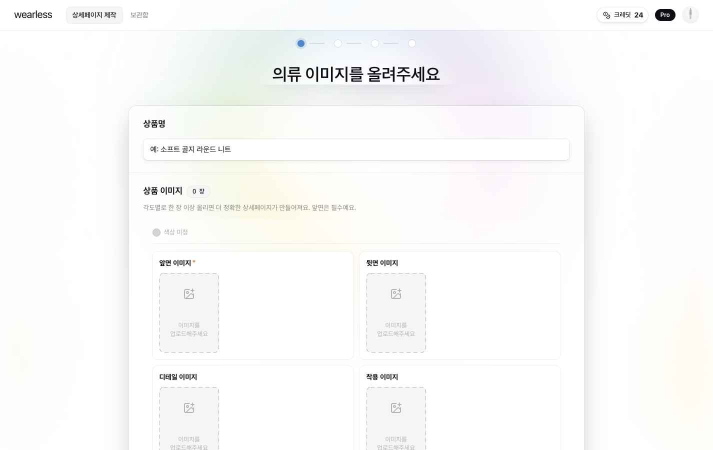
#> input picture handoff/screens/01_input.png, 1425 x 900 px (shown at 1/2 size)
$ python -i fm_watermark.py   (imports and definitions only)
#> lines starting #> are read from the running program, lines starting #| are printed output that depends on the picture
"""FaceMarket 배포본 비가시 워터마크 — 추적 층(2026-09-26).

무엇: 셀러가 내려받는 배포본(긴 PNG·블록 PNG·ZIP 속 PNG) 픽셀에 짧은 배포 코드(32비트)를
눈에 안 보이게 페이지 전체에 반복해서 박는다. 쇼핑몰에서 발견한 이미지 한 조각(세로 약
800~1200px)만 있어도 코드를 읽어 "어느 배포본 → 셀러·모델·라이선스"를 찾는다. 셀러에게
스토어 주소 등록을 요구하지 않는 게 이 층의 전제다(오너 2026-09-26).

왜 라이브러리가 아니라 직접 구현인가(2026-09-26 실측):
  - invisible-watermark 0.2.0(MIT): dwtDct 만 써도 패키지 import 가 torch 를 끌어온다. 요구
    목록에 torch·onnxruntime·opencv-python(비 headless)이 있다 — 비 headless 는 우리
    opencv-contrib-python-headless 와 같은 `cv2` 자리를 덮어쓰고, python:3.12-slim 에는 libGL 도
    없다. 게다가 dwtDct 는 비트 위상이 래스터 위치에 묶여 있어 합성 상세페이지 실측에서
    1000px 조각 0/10 · 860폭 축소 0/10 · JPEG85 0/10 — "조각 단독 판독" 요구를 못 맞춘다.
  - blind-watermark 0.4.4(MIT): opencv-python(비 headless) 의존 — 같은 cv2 충돌.
  그래서 새 의존성 없이(numpy + 이미 prod 이미지에 있는 opencv-contrib-python-headless) 고전
  기법인 주기 타일 확산 스펙트럼(Kutter 1998 자기참조 타일 + Cox 1997 확산 스펙트럼)을 쓴다.

방식:
  1. 기준 좌표 = 폭 860(쇼핑몰 상세 기준 폭). 배포본(보통 2000폭)은 이 좌표로 패턴을 샘플링해
     밝기에 더한다 — R·G·B 에 같은 값을 더하면 색차는 그대로고 밝기(Y)만 움직인다.
  2. 126×126 타일(3×3 칩 42×42개)을 페이지 전체에 반복한다. 칩 25%는 동기(부호 고정), 75%는
     48비트(코드 32 + CRC-16)를 나눠 싣는다. 부호·배치는 SHA-256 스트림에서 나온다 — numpy
     난수는 버전 간 재현이 보장되지 않아, 업그레이드 한 번에 이미 나간 파일을 못 읽게 된다.
  3. 세기는 지각 마스크 — 평탄한 곳(흰 배경) ±1 레벨, 질감 있는 곳(사진) 최대 ±3 레벨.
  4. 판독: 폭을 860으로 맞춤 → 고역 잔차 국소 정규화 → 타일 주기로 접어(fold) 합산 →
     동기 템플릿과 FFT 순환상관으로 타일 위상(dy, dx) 탐색 → 비트 복원 → CRC 확인.
     그래서 페이지 어느 높이에서 잘라도 조각이 스스로 위상을 찾는다.

한계: 가로로 잘리거나 여백이 붙어 폭 기준이 바뀌면(배율 불일치) 못 읽는다 — 관리자 화면이
"이미지 영역만, 전체 폭으로" 올리라고 안내한다. 좌우반전·회전·강한 필터도 대상 밖이다.

🔴 레이아웃(_SEED·TILE·CHIP·NBITS·_SYNC_CHIPS)을 바꾸면 이미 나간 파일을 못 읽는다. 바꿔야 하면
   VERSION 을 올리고 판독기가 옛 버전도 시도하게 한다. tests/test_fm_watermark.py 의 골든
   해시가 무심코 바꾸는 걸 먼저 막는다.

동기 함수만 노출한다. 호출부가 asyncio.to_thread 로 감싼다(2026-08-26 이벤트루프 동결).
"""

from __future__ import annotations

import hashlib
import secrets
from dataclasses import dataclass, field

import cv2
import numpy as np
from PIL import Image

VERSION = 1
CANON_W = 860            # 판독·패턴 좌표계의 폭(쇼핑몰 상세 기준 폭)
TILE = 126               # 기준 좌표에서의 타일 한 변(px)
CHIP = 3                 # 칩 한 변(px) — 640폭 축소·JPEG50 을 견디는 가장 작은 크기(실측)
NCHIP = TILE // CHIP     # 42
CODE_BITS = 32
NBITS = CODE_BITS + 16   # 코드 + CRC-16
_SYNC_CHIPS = (NCHIP * NCHIP) // 4
_SEED = b"wearless/facemarket/watermark/v1"

ALPHA_FLAT = 1.0         # 평탄 영역 세기(8비트 레벨). 흰 배경에서 255→254 수준
ALPHA_TEXTURE = 3.0      # 질감 영역 최대 세기
_ACTIVITY_REF = 12.0     # 국소 표준편차가 이 값 이상이면 질감으로 본다
_BAND_ROWS = 1024        # 풀해상도 처리 띠 높이 — 2000×30000 에서도 메모리를 띠 단위로 묶는다

MAX_PIXELS = 80_000_000  # 2000×30000(에디터 한계 60M px) 여유. 그 이상은 거부
READ_STRIP = 1000        # 판독 창 높이(기준 좌표). 전체 이미지 창과 함께 시도한다
READ_STEP = 500
_PEAKS = 4
#: 동기 상관 피크의 z 점수 하한. 실측(2026-09-26, 합성 상세페이지 800~1200px 조각 60개):
#: 워터마크 없는 조각 최대 5.5(p90 4.6), 박힌 조각은 JPEG40@640·WebP80@640 에서도 최소 7.4
#: (p10 10.3). 진짜 판별은 CRC-16(우연 통과 2^-16)이 하고, 이 하한은 헛시도를 줄이는 1차 거름이다.
MIN_SYNC_Z = 5.0


def _stream(label: bytes, n: int) -> bytes:
#> called with n = 1764
    out = bytearray()
    counter = 0
    while len(out) < n:
        out += hashlib.sha256(_SEED + b"/" + label + counter.to_bytes(4, "big")).digest()
        counter += 1
    return bytes(out[:n])


def _build_layout():
    n = NCHIP * NCHIP
    signs = np.where(np.frombuffer(_stream(b"signs", n), dtype=np.uint8) & 1, 1.0, -1.0)
    signs = signs.astype(np.float32).reshape(NCHIP, NCHIP)
    raw = np.frombuffer(_stream(b"perm", 4 * n), dtype=">u4")
    perm = list(range(n))
    for i in range(n - 1, 0, -1):          # Fisher–Yates, 결정적
        j = int(raw[i]) % (i + 1)
        perm[i], perm[j] = perm[j], perm[i]
    perm = np.array(perm, dtype=np.int64)
    sync_idx = perm[:_SYNC_CHIPS]
    pay_idx = perm[_SYNC_CHIPS:]
    pay_bit = np.arange(len(pay_idx), dtype=np.int64) % NBITS
    whiten = (np.frombuffer(_stream(b"whiten", NBITS), dtype=np.uint8) & 1).astype(np.int64)
#> further down, picture is the input picture: PIL image 1425x900 RGB; mean R, G, B 249.6, 249.6, 249.1
    sync = np.zeros(n, dtype=np.float32)
    sync[sync_idx] = 1.0
    sync_tile = np.kron(sync.reshape(NCHIP, NCHIP) * signs, np.ones((CHIP, CHIP), np.float32))
    return {
        "signs": signs, "sync_idx": sync_idx, "pay_idx": pay_idx, "pay_bit": pay_bit,
        "whiten": whiten, "sync_fft_conj": np.conj(np.fft.fft2(sync_tile)),
    }


_L = _build_layout()


# [50 lines left out: functions layout_fingerprint, crc16, new_code, _code_bits, _bits_code, _tile_pattern, not called in this run]


def _luma(rgb: np.ndarray) -> np.ndarray:
    rgb = rgb.astype(np.float32)
    return rgb[..., 0] * 0.299 + rgb[..., 1] * 0.587 + rgb[..., 2] * 0.114


# [45 lines left out: functions _alpha_mask, embed_array, not called in this run]


def check_size(img: Image.Image) -> None:
    if img.width <= 0 or img.height <= 0 or img.width * img.height > MAX_PIXELS:
        raise ValueError("image too large")


# [14 lines left out: function embed_image, not called in this run]


# ── 판독 ─────────────────────────────────────────────────────────────────────


@dataclass
class WatermarkRead:
    code: int | None = None          # 표를 가장 많이 받은 코드(CRC·동기 z 통과분만)
    votes: int = 0
    windows: int = 0                 # 시도한 창 수
    best_z: float = 0.0
    codes: dict[int, int] = field(default_factory=dict)


def canonical_luma(img: Image.Image) -> np.ndarray:
    """알파는 흰 바탕에 합성(쇼핑몰 표시와 같다) → 밝기 → 폭 860."""
    check_size(img)
    if img.mode in ("RGBA", "LA", "P"):
        rgba = img.convert("RGBA")
        base = Image.new("RGB", rgba.size, (255, 255, 255))
        base.paste(rgba, mask=rgba.getchannel("A"))
        img = base
    y = _luma(np.asarray(img.convert("RGB")))
    H, W = y.shape
#> H = 900; W = 1425
    h = max(1, int(round(H * CANON_W / W)))
#> h = 543
    interp = cv2.INTER_AREA if W > CANON_W else cv2.INTER_CUBIC
#> interp = 3
    return cv2.resize(y, (CANON_W, h), interpolation=interp)
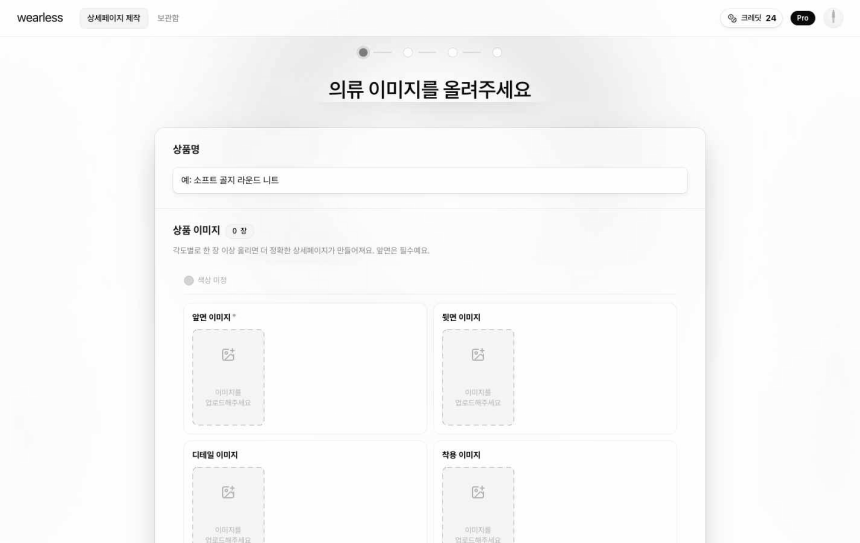
#> returned value: shape (543, 860) float32; min 3.91, max 255, mean 249.6; drawn with min black and max white


def _residuals(y: np.ndarray):
    """고역 잔차 두 가지 — 국소 정규화(기본)와 진폭 클립(대안). 앞의 것으로 못 읽을 때만 뒤를 쓴다."""
    r = y - cv2.GaussianBlur(y, (0, 0), 1.5)
    yield np.clip(r / np.sqrt(cv2.blur(r * r, (15, 15)) + 1.0), -3.0, 3.0)
    yield np.clip(r, -4.0, 4.0)


def _fold(r: np.ndarray) -> np.ndarray:
    h, w = r.shape
    hp, wp = -(-h // TILE) * TILE, -(-w // TILE) * TILE
    pad = np.zeros((hp, wp), np.float32)
    cnt = np.zeros((hp, wp), np.float32)
    pad[:h, :w] = r
    cnt[:h, :w] = 1.0
    F = pad.reshape(hp // TILE, TILE, wp // TILE, TILE).sum(axis=(0, 2))
    N = cnt.reshape(hp // TILE, TILE, wp // TILE, TILE).sum(axis=(0, 2))
    return F / np.maximum(N, 1.0)


def _decode_fold(F: np.ndarray) -> tuple[int | None, float]:
    """접힌 타일 → (CRC 통과 코드 | None, 최고 동기 z)."""
    C = np.real(np.fft.ifft2(np.fft.fft2(F) * _L["sync_fft_conj"]))
    flat = C.ravel()
    mean, std = float(flat.mean()), float(flat.std()) + 1e-12
    order = np.argsort(flat)[::-1]
    tried: list[tuple[int, int]] = []
    best_z = (float(flat[order[0]]) - mean) / std
    for idx in order[:64]:
        dy, dx = divmod(int(idx), TILE)
        if any(min((dy - a) % TILE, (a - dy) % TILE) < 2
               and min((dx - b) % TILE, (b - dx) % TILE) < 2 for a, b in tried):
            continue
        tried.append((dy, dx))
        z = (float(flat[idx]) - mean) / std
        if z < MIN_SYNC_Z:
            break
        A = np.roll(F, (-dy, -dx), axis=(0, 1))
        chips = A.reshape(NCHIP, CHIP, NCHIP, CHIP).sum(axis=(1, 3)) * _L["signs"]
        soft = np.bincount(_L["pay_bit"], weights=chips.ravel()[_L["pay_idx"]], minlength=NBITS)
        code, ok = _bits_code((soft > 0).astype(np.int64))
        if ok:
            return code, best_z
        if len(tried) >= _PEAKS:
            break
    return None, best_z


def _windows(h: int) -> list[tuple[int, int]]:
    out = [(0, h)]
    if h > READ_STRIP * 1.2:
        for y0 in range(0, h - READ_STRIP + 1, READ_STEP):
            out.append((y0, y0 + READ_STRIP))
        if out[-1][1] < h:
            out.append((h - READ_STRIP, h))
    return out


def read_luma(y: np.ndarray) -> WatermarkRead:
    result = WatermarkRead()
    wins = _windows(y.shape[0])
#> wins = [(0, 543)]
    for r in _residuals(y):
        for a, b in wins:
            code, z = _decode_fold(_fold(r[a:b]))
            result.windows += 1
            result.best_z = max(result.best_z, z)
            if code is not None:
                result.codes[code] = result.codes.get(code, 0) + 1
        if result.codes:
            break
#> this loop made 2 passes
#> pass 1, in _fold, `F = pad.reshape(hp // TILE, TILE, wp // TILE, TILE).sum(axis=(0, 2))`:
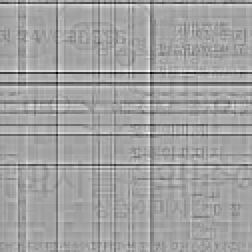
#> F: shape (126, 126) float32 (shown 2 times larger); min -32.11, max 18.58, mean 0.147; drawn with min black and max white
#> pass 1, in _fold, `N = cnt.reshape(hp // TILE, TILE, wp // TILE, TILE).sum(axis=(0, 2))`:
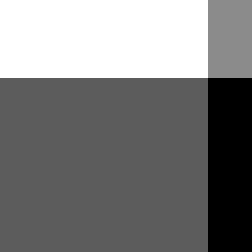
#> N: shape (126, 126) float32 (shown 2 times larger); min 24, max 35, mean 29.4; drawn with min black and max white
#> pass 1, in _decode_fold, `C = np.real(np.fft.ifft2(np.fft.fft2(F) * _L["sync_fft_conj"]))`:
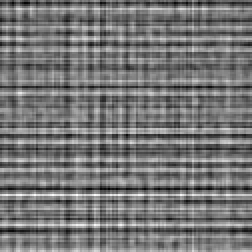
#> C: shape (126, 126) float64 (shown 2 times larger); min -46.54, max 52.8, mean -0.3; drawn with min black and max white
#> pass 2, in _fold (call 2), `F = pad.reshape(hp // TILE, TILE, wp // TILE, TILE).sum(axis=(0, 2))`:
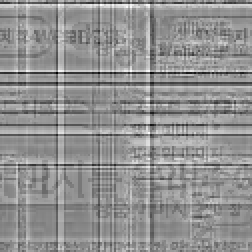
#> F: shape (126, 126) float32 (shown 2 times larger); min -42.99, max 39.32, mean 4; drawn with min black and max white
#> after the loop, result.codes = 0 items; result.windows = 2
    if result.codes:
        result.code, result.votes = max(result.codes.items(), key=lambda kv: kv[1])
    return result


def read_image(img: Image.Image) -> WatermarkRead:
    return read_luma(canonical_luma(img))

>>> from PIL import Image
>>> picture = Image.open('../../../handoff/screens/01_input.png')
>>> result = read_image(picture)

$ run again, on handoff/screens/02_analysis.png
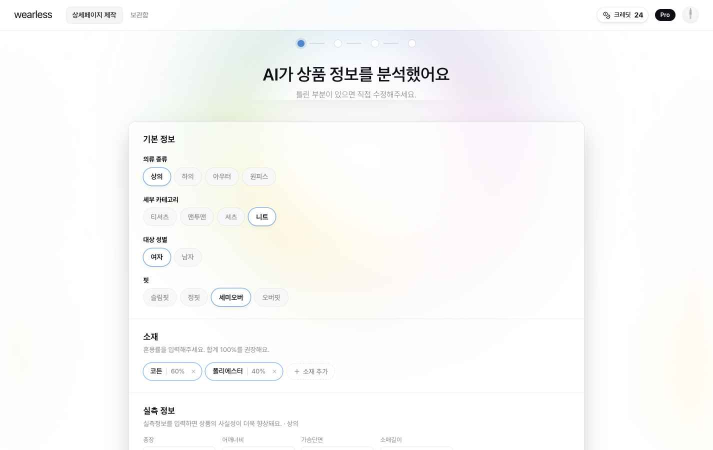
#> input picture handoff/screens/02_analysis.png, 1425 x 900 px (shown at 1/2 size)
#> picture is the input picture: PIL image 1425x900 RGB; mean R, G, B 249.3, 249.3, 248.4
#> the loop in read_luma, `for r in _residuals(y):` made 2 passes
#> pass 1, in _decode_fold, `C = np.real(np.fft.ifft2(np.fft.fft2(F) * _L["sync_fft_conj"]))`:
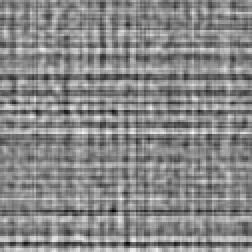
#> C: shape (126, 126) float64 (shown 2 times larger); min -43.85, max 37.89, mean -0.3; drawn with min black and max white
#> pass 2, in _fold (call 2), `F = pad.reshape(hp // TILE, TILE, wp // TILE, TILE).sum(axis=(0, 2))`:
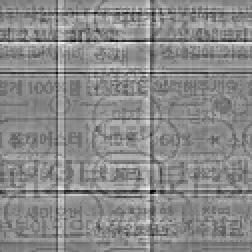
#> F: shape (126, 126) float32 (shown 2 times larger); min -40.29, max 41.61, mean 4; drawn with min black and max white
#> after the loop in read_luma, `for r in _residuals(y):`: result.codes = 0 items; result.windows = 2

$ run again, on handoff/screens/03_mannequin.png
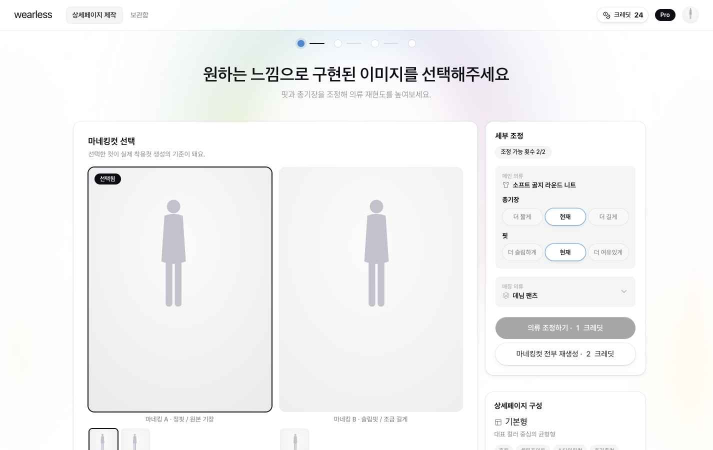
#> input picture handoff/screens/03_mannequin.png, 1425 x 900 px (shown at 1/2 size)
#> picture is the input picture: PIL image 1425x900 RGB; mean R, G, B 244.3, 244.5, 244.6
#> the loop in read_luma, `for r in _residuals(y):` made 2 passes
#> pass 1, in _decode_fold, `C = np.real(np.fft.ifft2(np.fft.fft2(F) * _L["sync_fft_conj"]))`:
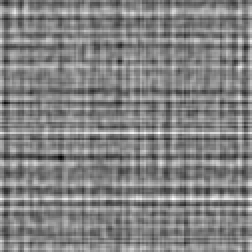
#> C: shape (126, 126) float64 (shown 2 times larger); min -60.9, max 57.74, mean -0.2; drawn with min black and max white
#> pass 2, in _fold (call 2), `F = pad.reshape(hp // TILE, TILE, wp // TILE, TILE).sum(axis=(0, 2))`:
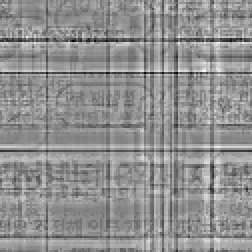
#> F: shape (126, 126) float32 (shown 2 times larger); min -47.44, max 46.08, mean 5.6; drawn with min black and max white
#> after the loop in read_luma, `for r in _residuals(y):`: result.codes = 0 items; result.windows = 2
